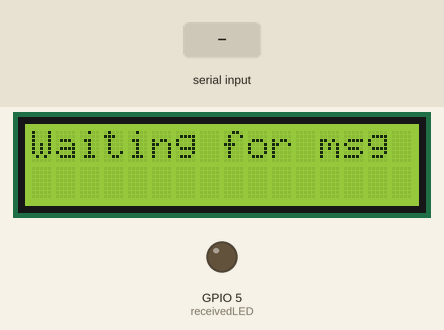
Recording of a sketch running on a simulated ESP32. Parts: 16×2 character LCD, output pins drawn as LEDs (lit = HIGH). Inputs (shaded band) come from the test bench. The modem accepts every AT command (registered, SIM ready, sends succeed) and sends nothing else; what the sketch prints to the serial monitor is not drawn.

Above: at 2.2 s.
2.3 s: "+RCV=" received over the second serial link
At 2.49 s:
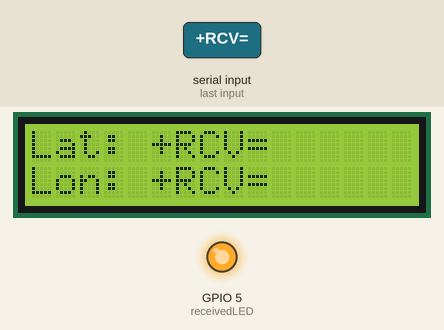
At 3.7 s:
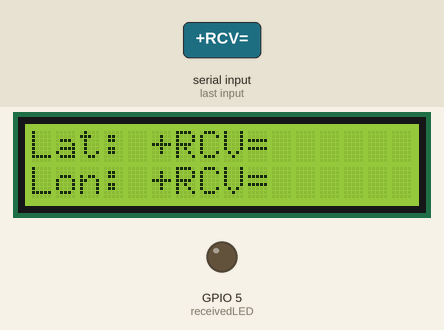
Timing chart, 0 to 5.3 s (numbered marks = the images above; inputs shaded):
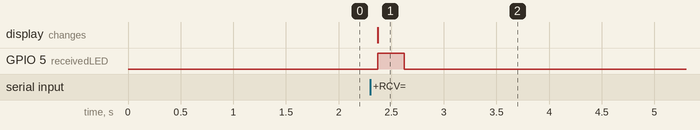

The sketch:

Receiver.ino
```cpp
#include <LiquidCrystal.h>

#define RXD2 2 // ESP32 RX pin
#define TXD2 3 // ESP32 TX pin
#define receivedLED 5

// Initialize the LCD with your pin setup (RS, E, D4, D5, D6, D7)
LiquidCrystal lcd(6, 7, 8, 9, 10, 11);

void setup() {
    pinMode(receivedLED, OUTPUT);

    Serial.begin(115200); // Serial Monitor
    Serial2.begin(115200, SERIAL_8N1, RXD2, TXD2); // LoRa communication

    // Initialize the LCD
    lcd.begin(16, 2); // 16x2 LCD dimensions
    lcd.print("Waiting for msg");

    // Configure LoRa module
    Serial.println("Setting up LoRa module...");
    delay(10);
    Serial2.print("AT+RESET\r\n");
    delay(250);
    Serial2.print("AT+IPR=115200\r\n");
    delay(250);
    Serial2.print("AT+NETWORKID=5\r\n");
    delay(250);
    Serial2.print("AT+ADDRESS=2\r\n");
    delay(250);
}

void loop() {
    if (Serial2.available() > 0) {
        String receivedData = ""; // Buffer for the incoming string

        // Read the entire incoming message
        while (Serial2.available() > 0) {
            char incomingChar = Serial2.read();
            receivedData += incomingChar;
            delay(10); // Small delay for complete message reception
        }

        // Display raw data on Serial Monitor
        Serial.println("Raw Data: " + receivedData);

        // Check if the data starts with "+RCV="
        if (receivedData.startsWith("+RCV=")) {
            // Parse the received data
            int firstComma = receivedData.indexOf(','); // First comma
            int secondComma = receivedData.indexOf(',', firstComma + 1); // Second comma
            int thirdComma = receivedData.indexOf(',', secondComma + 1); // Third comma
            int fourthComma = receivedData.indexOf(',', thirdComma + 1); // Fourth comma (for satellites)

            // Extract latitude, longitude, and satellite count
            String latitude = receivedData.substring(secondComma + 1, thirdComma); // Extract latitude
            String longitude = receivedData.substring(thirdComma + 1, fourthComma); // Extract longitude
            String satellites = receivedData.substring(fourthComma + 1); // Extract satellite count

            // Debug: Print extracted values
            Serial.println("Latitude: " + latitude);
            Serial.println("Longitude: " + longitude);
            Serial.println("Satellites: " + satellites);

            // Update LCD with latitude, longitude, and satellite count
            lcd.clear();
            lcd.setCursor(0, 0);
            lcd.print("Lat: ");
            lcd.print(latitude); // Display latitude
            lcd.setCursor(0, 1);
            lcd.print("Lon: ");
            lcd.print(longitude); // Display longitude

            // Blink LED to indicate message received
            digitalWrite(receivedLED, HIGH);
            delay(250);
            digitalWrite(receivedLED, LOW);

            // Add satellites information to the Serial Monitor
            Serial.println("Number of Satellites: " + satellites);
        }
    }

    delay(100); // Short delay before the next loop iteration
}
```

Measured:
- after the input at 2.3 s, GPIO 5 (receivedLED): LOW → HIGH after 0.07 s, → LOW 0.25 s later; the display: changes after 0.07 s (image 1)
